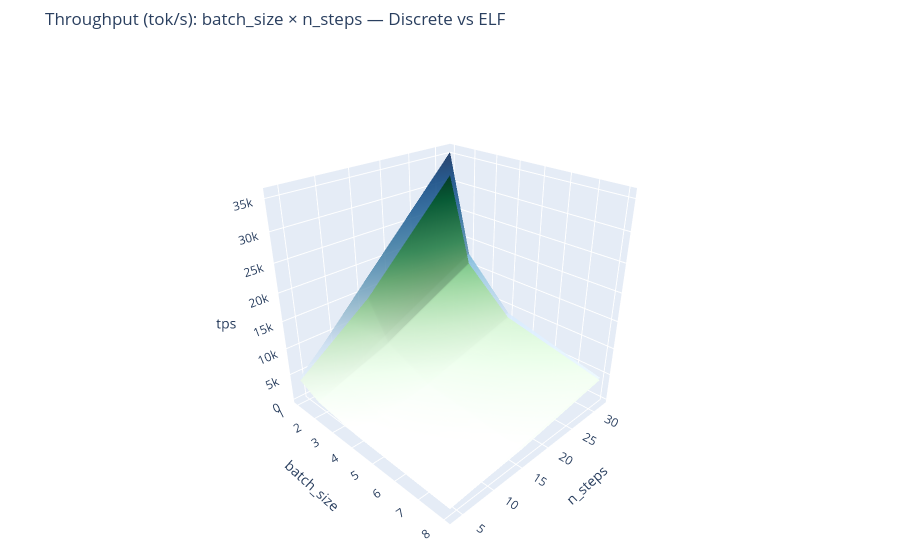

Notebook source saved alongside this figure:
### Code cell
# 3D-6: throughput vs (batch_size, n_steps)
fig = plot_3d_from_df(
    steps_grid_df, z='tps', y_col='steps', mode='surface',
    title='Throughput (tok/s): batch_size \u00d7 n_steps — Discrete vs ELF',
    show=False,
)
fig.update_layout(scene=dict(yaxis=dict(title='n_steps')))
fig.show()

### Figure 1 — Plotly figure (JSON) as saved in the notebook; plotly's stock layout.template omitted (floating-point values rounded to 4 significant figures)
{"data": [{"colorscale": [[0.0, "rgb(247,251,255)"], [0.125, "rgb(222,235,247)"], [0.25, "rgb(198,219,239)"], [0.375, "rgb(158,202,225)"], [0.5, "rgb(107,174,214)"], [0.625, "rgb(66,146,198)"], [0.75, "rgb(33,113,181)"], [0.875, "rgb(8,81,156)"], [1.0, "rgb(8,48,107)"]], "hovertemplate": "batch_size=%{x}<br>steps=%{y}<br>tps=%{z:.2f}<extra>Discrete</extra>", "name": "Discrete", "opacity": 0.85, "showscale": false, "type": "surface", "x": [1, 2, 4, 8], "y": [4, 8, 16, 32], "z": [[4467.0, 2156.0, 1079.0, 555.6], [8566.0, 4551.0, 2167.0, 1057.0], [17570.0, 8696.0, 4350.0, 2195.0], [35420.0, 17460.0, 8787.0, 4374.0]]}, {"colorscale": [[0.0, "rgb(247,252,245)"], [0.125, "rgb(229,245,224)"], [0.25, "rgb(199,233,192)"], [0.375, "rgb(161,217,155)"], [0.5, "rgb(116,196,118)"], [0.625, "rgb(65,171,93)"], [0.75, "rgb(35,139,69)"], [0.875, "rgb(0,109,44)"], [1.0, "rgb(0,68,27)"]], "hovertemplate": "batch_size=%{x}<br>steps=%{y}<br>tps=%{z:.2f}<extra>Continuous</extra>", "name": "Continuous", "opacity": 0.85, "showscale": false, "type": "surface", "x": [1, 2, 4, 8], "y": [4, 8, 16, 32], "z": [[3806.0, 1978.0, 957.2, 454.2], [7098.0, 3670.0, 1796.0, 869.1], [13710.0, 6811.0, 3119.0, 1498.0], [31270.0, 15470.0, 7863.0, 3902.0]]}], "layout": {"legend": {"x": 0.01, "y": 0.99}, "margin": {"b": 0, "l": 0, "r": 0, "t": 50}, "scene": {"camera": {"eye": {"x": 1.6, "y": -1.6, "z": 1.2}}, "xaxis": {"title": {"text": "batch_size"}}, "yaxis": {"title": {"text": "n_steps"}}, "zaxis": {"title": {"text": "tps"}}}, "title": {"text": "Throughput (tok/s): batch_size × n_steps — Discrete vs ELF"}}}
